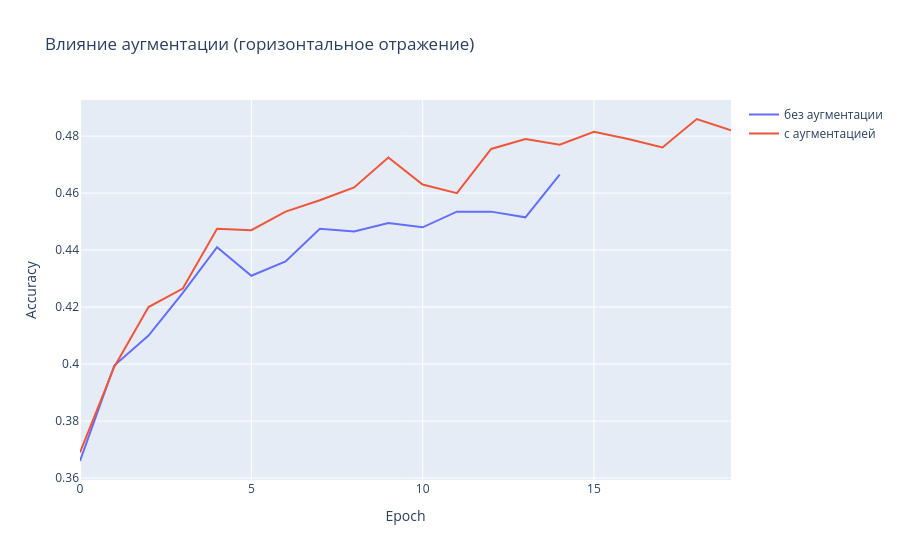

The code cell stored with this chart in its notebook:
### Markdown cell above
**Задание**: добавить отражение вокруг горизонтально оси (спросить у LLM).

### Code cell
# Определим трансформацию с аугментацией
transform_train = transforms.Compose([
    transforms.RandomHorizontalFlip(),  # случайное отражение
    transforms.ToTensor(),
    transforms.Normalize((0.4914, 0.4822, 0.4465), (0.247, 0.243, 0.261))
])

transform_val = transforms.Compose([
    transforms.ToTensor(),
    transforms.Normalize((0.4914, 0.4822, 0.4465), (0.247, 0.243, 0.261))
])

# Создадим датасеты с новой трансформацией
train_aug = datasets.CIFAR10(DATA, train=True, download=True, transform=transform_train)
val_aug = datasets.CIFAR10(DATA, train=True, download=True, transform=transform_val)

# Используем те же индексы подвыборки
train_aug_sub = Subset(train_aug, train_indices)
val_aug_sub = Subset(val_aug, val_indices)

train_loader_aug = DataLoader(train_aug_sub, batch_size=64, shuffle=True)
val_loader_aug = DataLoader(val_aug_sub, batch_size=64, shuffle=False)

# Обучим модель с аугментацией
model_aug = MLP(use_bn=True, dropout_rate=0.3, init_type='he').to(device)
model_aug, history_aug, _ = train_model(model_aug, train_loader_aug, val_loader_aug, epochs=EPOCHS, patience=5, verbose=False)
print(f'Best val acc with augmentation: {max(history_aug["val_acc"]):.4f}')

# Для сравнения возьмём историю без аугментации (из предыдущего эксперимента с bs=64, dropout=0.3)
history_no_aug = histories_drop[0.3]  # но там bs=64, BN=True? Да, в histories_drop для p=0.3 мы использовали BN и batch 64.

fig = go.Figure()
fig.add_trace(go.Scatter(y=history_no_aug['val_acc'], mode='lines', name='без аугментации'))
fig.add_trace(go.Scatter(y=history_aug['val_acc'], mode='lines', name='с аугментацией'))
fig.update_layout(title='Влияние аугментации (горизонтальное отражение)', xaxis_title='Epoch', yaxis_title='Accuracy')
fig.show()
plotly_static(fig)   # статичная копия графика (видна без запущенного Jupyter)

### Figure 1 — Plotly figure (JSON) as saved in the notebook; plotly's stock layout.template omitted (floating-point values rounded to 4 significant figures)
{"data": [{"mode": "lines", "name": "без аугментации", "type": "scatter", "y": [0.366, 0.3995, 0.41, 0.425, 0.441, 0.431, 0.436, 0.4475, 0.4465, 0.4495, 0.448, 0.4535, 0.4535, 0.4515, 0.4665]}, {"mode": "lines", "name": "с аугментацией", "type": "scatter", "y": [0.369, 0.399, 0.42, 0.4265, 0.4475, 0.447, 0.4535, 0.4575, 0.462, 0.4725, 0.463, 0.46, 0.4755, 0.479, 0.477, 0.4815, 0.479, 0.476, 0.486, 0.482]}], "layout": {"title": {"text": "Влияние аугментации (горизонтальное отражение)"}, "xaxis": {"title": {"text": "Epoch"}}, "yaxis": {"title": {"text": "Accuracy"}}}}
